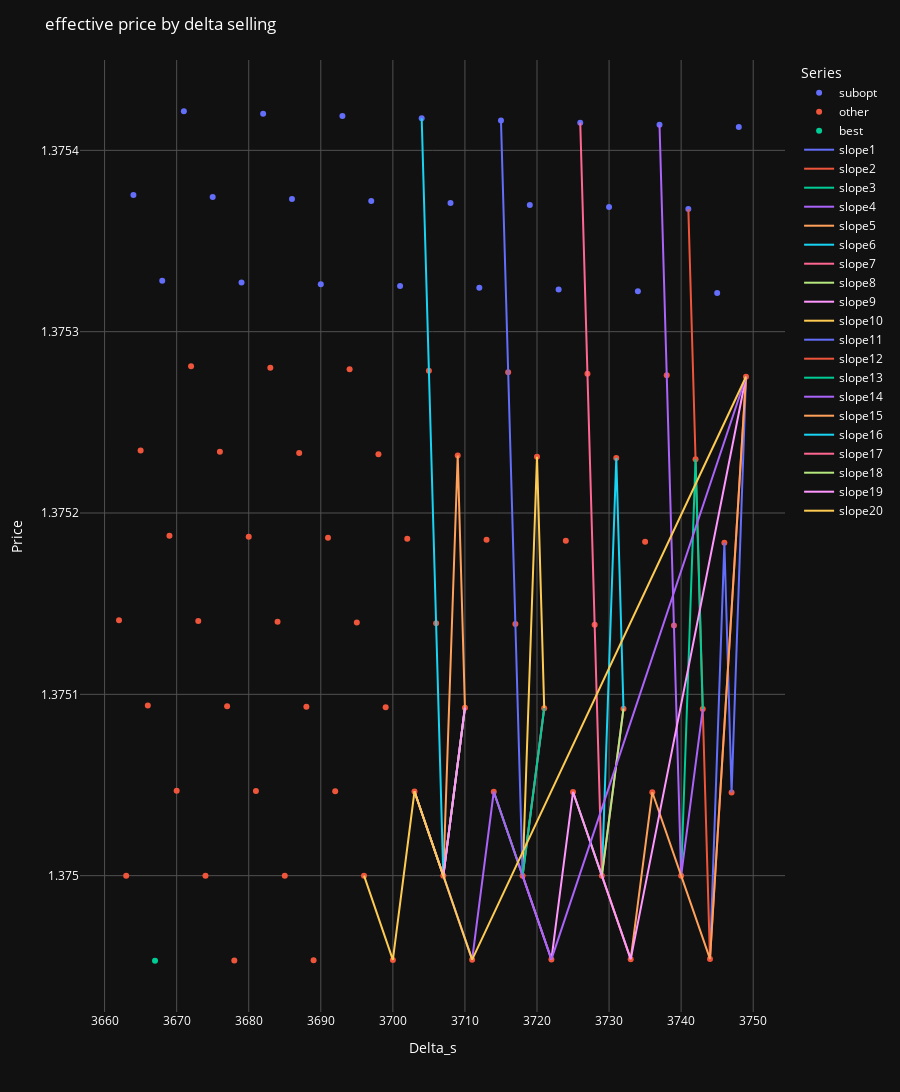

Notebook cell for this chart:
### Code cell
# Convert your data lists to Pandas DataFrames for easier handling
df1 = pd.DataFrame(perfect, columns=['delta_b', 'delta_s', 'price'])
df2 = pd.DataFrame(best_imperfect, columns=['delta_b', 'delta_s', 'price'])
df3 = pd.DataFrame(other_imperfect, columns=['delta_b', 'delta_s', 'price'])
df4 = pd.DataFrame(delta_b_too_low, columns=['delta_b', 'delta_s', 'price'])
df5 = pd.DataFrame(suboptimal_delta_b, columns=['delta_b', 'delta_s', 'price'])
# df6 = pd.DataFrame(first_slope, columns=['delta_b', 'delta_s', 'price'])
# df7 = pd.DataFrame(second_slope, columns=['delta_b', 'delta_s', 'price'])
slopes_df = [pd.DataFrame(slope, columns=['delta_b', 'delta_s', 'price']) for slope in slopes]
for i in range(len(slopes_df)):
    slopes_df[i]['Series'] = 'slope' + str(i + 1)

# Combine the dataframes with an identifier column
df1['Series'] = 'Without'
df2['Series'] = 'best'
df3['Series'] = 'other'
# df4['Series'] = 'Delta_b too low'
df5['Series'] = 'subopt'
# df6['Series'] = '1st'
# df7['Series'] = '2nd'
# pd.concat([df5, df1, df3] + slopes_df + [df2])
combined_df = pd.concat([df5, df1, df3, df2]) 

# Add a new column for point size based on the series
# Assuming 'Series' is a column that identifies each series
# series_size_mapping = {series: i+1 for i, series in enumerate(combined_df['Series'].unique())}
# combined_df['point_size'] = combined_df['Series'].map(series_size_mapping)

# Sort the DataFrame in reverse order of point size
# combined_df = combined_df.sort_values(by='point_size', ascending=False)

# Create an interactive scatter plot
fig = px.scatter(combined_df, x='delta_s', y='price', color='Series', #size='point_size',
                 hover_data=['delta_b', 'delta_s', 'price'])

# Add lines for specified series
# for series in slopes_df:
#     fig.add_trace(px.line(series, x='delta_s', y='price', color='Series').data[0])

# Concatenate all DataFrames in slopes_df
all_slopes_df = pd.concat(slopes_df)
# Create a line plot for all slopes
line_fig = px.line(all_slopes_df, x='delta_s', y='price', color='Series')

# Add each line trace individually
for trace in line_fig.data:
    fig.add_trace(trace)

# Update marker properties to have darker outlines
# fig.update_traces(marker=dict(line=dict(width=1, color='rgba(40,40,40,1)')))  # Adjust the color as needed

# Update marker properties to remove outlines or match the fill color
fig.update_traces(marker=dict(line=dict(width=0)))  # Removes the outline

# Alternatively, to set the outline to the same color as the fill:
# fig.update_traces(marker=dict(line=dict(width=1, color='SAME_COLOR')))


# Update the layout for dark mode
fig.update_layout(
    title='Scatter Plot in Dark Mode',
    plot_bgcolor='rgb(17,17,17)',  # Dark plot background
    paper_bgcolor='rgb(17,17,17)',  # Dark paper background
    font_color='white',  # White text for better contrast
    xaxis=dict(
        gridcolor='rgb(80,80,80)',  # Darker gridlines
    ),
    yaxis=dict(
        gridcolor='rgb(80,80,80)',  # Darker gridlines
    )
)

# Add plot titles and labels
fig.update_layout(title='effective price by delta selling',
                  xaxis_title='Delta_s',
                  yaxis_title='Price',
                  # showlegend=False,
                  height=1600)
                  

# fig.update_yaxes(range=[combined_df['price'].min(), combined_df['price'].max()])  # Adjust the range as needed

# # Sort the DataFrame by 'ratio' in descending order
# sorted_df = combined_df.sort_values(by='price', ascending=False)

# # Adding a line that connects the dots in decreasing order of their y-value
# fig.add_trace(px.line(sorted_df, x='delta_b', y='price').data[0])

# # Find the five lowest unique y-values (ratios)
# lowest_ratios = combined_df['price'].unique()
# lowest_ratios.sort()

# # Group by 'ratio' and draw lines for each of the five lowest ratios
# for price in lowest_ratios[:20]:
#     group = combined_df[combined_df['price'] == price]
#     # Sort each group by 'delta_b' to make line connections logical
#     sorted_group = group.sort_values(by='delta_b')
#     fig.add_trace(px.line(sorted_group, x='delta_b', y='price').data[0])

# # Adjusting the plot size and layout
# fig.update_layout(title='Scatter Plot with Lines for Lowest Y-values',
#                   xaxis_title='Delta_b',
#                   yaxis_title='Price',
#                   height=800)

# Show the plot
fig.show()

### Figure 1 — Plotly figure (JSON) as saved in the notebook; plotly's stock layout.template omitted (floating-point values rounded to 4 significant figures)
{"data": [{"customdata": [[2664], [2667], [2669], [2672], [2675], [2677], [2680], [2683], [2685], [2688], [2691], [2693], [2696], [2699], [2701], [2704], [2707], [2709], [2712], [2715], [2717], [2720], [2723], [2725]], "hovertemplate": "Series=subopt<br>delta_s=%{x}<br>price=%{y}<br>delta_b=%{customdata[0]}<extra></extra>", "legendgroup": "subopt", "marker": {"color": "#636efa", "line": {"width": 0}, "symbol": "circle"}, "mode": "markers", "name": "subopt", "orientation": "v", "showlegend": true, "type": "scatter", "x": [3664, 3668, 3671, 3675, 3679, 3682, 3686, 3690, 3693, 3697, 3701, 3704, 3708, 3712, 3715, 3719, 3723, 3726, 3730, 3734, 3737, 3741, 3745, 3748], "xaxis": "x", "y": [1.375, 1.375, 1.375, 1.375, 1.375, 1.375, 1.375, 1.375, 1.375, 1.375, 1.375, 1.375, 1.375, 1.375, 1.375, 1.375, 1.375, 1.375, 1.375, 1.375, 1.375, 1.375, 1.375, 1.375], "yaxis": "y"}, {"customdata": [[2663], [2665], [2666], [2664], [2668], [2669], [2670], [2671], [2672], [2673], [2674], [2675], [2676], [2677], [2678], [2679], [2680], [2681], [2682], [2683], [2684], [2685], [2686], [2687], [2688], [2689], [2690], [2691], [2692], [2693], [2694], [2695], [2696], [2697], [2698], [2699], [2700], [2701], [2702], [2703], [2704], [2705], [2706], [2707], [2708], [2709], [2710], [2711], [2712], [2713], [2714], [2715], [2716], [2717], [2718], [2719], [2720], [2721], [2722], [2723], [2724], [2725], [2726]], "hovertemplate": "Series=other<br>delta_s=%{x}<br>price=%{y}<br>delta_b=%{customdata[0]}<extra></extra>", "legendgroup": "other", "marker": {"color": "#EF553B", "line": {"width": 0}, "symbol": "circle"}, "mode": "markers", "name": "other", "orientation": "v", "showlegend": true, "type": "scatter", "x": [3662, 3665, 3666, 3663, 3669, 3670, 3672, 3673, 3674, 3676, 3677, 3678, 3680, 3681, 3683, 3684, 3685, 3687, 3688, 3689, 3691, 3692, 3694, 3695, 3696, 3698, 3699, 3700, 3702, 3703, 3705, 3706, 3707, 3709, 3710, 3711, 3713, 3714, 3716, 3717, 3718, 3720, 3721, 3722, 3724, 3725, 3727, 3728, 3729, 3731, 3732, 3733, 3735, 3736, 3738, 3739, 3740, 3742, 3743, 3744, 3746, 3747, 3749], "xaxis": "x", "y": [1.375, 1.375, 1.375, 1.375, 1.375, 1.375, 1.375, 1.375, 1.375, 1.375, 1.375, 1.375, 1.375, 1.375, 1.375, 1.375, 1.375, 1.375, 1.375, 1.375, 1.375, 1.375, 1.375, 1.375, 1.375, 1.375, 1.375, 1.375, 1.375, 1.375, 1.375, 1.375, 1.375, 1.375, 1.375, 1.375, 1.375, 1.375, 1.375, 1.375, 1.375, 1.375, 1.375, 1.375, 1.375, 1.375, 1.375, 1.375, 1.375, 1.375, 1.375, 1.375, 1.375, 1.375, 1.375, 1.375, 1.375, 1.375, 1.375, 1.375, 1.375, 1.375, 1.375], "yaxis": "y"}, {"customdata": [[2667]], "hovertemplate": "Series=best<br>delta_s=%{x}<br>price=%{y}<br>delta_b=%{customdata[0]}<extra></extra>", "legendgroup": "best", "marker": {"color": "#00cc96", "line": {"width": 0}, "symbol": "circle"}, "mode": "markers", "name": "best", "orientation": "v", "showlegend": true, "type": "scatter", "x": [3667], "xaxis": "x", "y": [1.375], "yaxis": "y"}, {"hovertemplate": "Series=slope1<br>delta_s=%{x}<br>price=%{y}<extra></extra>", "legendgroup": "slope1", "line": {"color": "#636efa", "dash": "solid"}, "marker": {"line": {"width": 0}, "symbol": "circle"}, "mode": "lines", "name": "slope1", "orientation": "v", "showlegend": true, "type": "scatter", "x": [3749, 3749, 3747, 3746, 3744], "xaxis": "x", "y": [1.375, 1.375, 1.375, 1.375, 1.375], "yaxis": "y"}, {"hovertemplate": "Series=slope2<br>delta_s=%{x}<br>price=%{y}<extra></extra>", "legendgroup": "slope2", "line": {"color": "#EF553B", "dash": "solid"}, "marker": {"line": {"width": 0}, "symbol": "circle"}, "mode": "lines", "name": "slope2", "orientation": "v", "showlegend": true, "type": "scatter", "x": [3749, 3744, 3741], "xaxis": "x", "y": [1.375, 1.375, 1.375], "yaxis": "y"}, {"hovertemplate": "Series=slope3<br>delta_s=%{x}<br>price=%{y}<extra></extra>", "legendgroup": "slope3", "line": {"color": "#00cc96", "dash": "solid"}, "marker": {"line": {"width": 0}, "symbol": "circle"}, "mode": "lines", "name": "slope3", "orientation": "v", "showlegend": true, "type": "scatter", "x": [3743, 3743, 3742, 3740], "xaxis": "x", "y": [1.375, 1.375, 1.375, 1.375], "yaxis": "y"}, {"hovertemplate": "Series=slope4<br>delta_s=%{x}<br>price=%{y}<extra></extra>", "legendgroup": "slope4", "line": {"color": "#ab63fa", "dash": "solid"}, "marker": {"line": {"width": 0}, "symbol": "circle"}, "mode": "lines", "name": "slope4", "orientation": "v", "showlegend": true, "type": "scatter", "x": [3743, 3740, 3737], "xaxis": "x", "y": [1.375, 1.375, 1.375], "yaxis": "y"}, {"hovertemplate": "Series=slope5<br>delta_s=%{x}<br>price=%{y}<extra></extra>", "legendgroup": "slope5", "line": {"color": "#FFA15A", "dash": "solid"}, "marker": {"line": {"width": 0}, "symbol": "circle"}, "mode": "lines", "name": "slope5", "orientation": "v", "showlegend": true, "type": "scatter", "x": [3749, 3744, 3740, 3736, 3733, 3729], "xaxis": "x", "y": [1.375, 1.375, 1.375, 1.375, 1.375, 1.375], "yaxis": "y"}, {"hovertemplate": "Series=slope6<br>delta_s=%{x}<br>price=%{y}<extra></extra>", "legendgroup": "slope6", "line": {"color": "#19d3f3", "dash": "solid"}, "marker": {"line": {"width": 0}, "symbol": "circle"}, "mode": "lines", "name": "slope6", "orientation": "v", "showlegend": true, "type": "scatter", "x": [3732, 3732, 3731, 3729], "xaxis": "x", "y": [1.375, 1.375, 1.375, 1.375], "yaxis": "y"}, {"hovertemplate": "Series=slope7<br>delta_s=%{x}<br>price=%{y}<extra></extra>", "legendgroup": "slope7", "line": {"color": "#FF6692", "dash": "solid"}, "marker": {"line": {"width": 0}, "symbol": "circle"}, "mode": "lines", "name": "slope7", "orientation": "v", "showlegend": true, "type": "scatter", "x": [3732, 3729, 3726], "xaxis": "x", "y": [1.375, 1.375, 1.375], "yaxis": "y"}, {"hovertemplate": "Series=slope8<br>delta_s=%{x}<br>price=%{y}<extra></extra>", "legendgroup": "slope8", "line": {"color": "#B6E880", "dash": "solid"}, "marker": {"line": {"width": 0}, "symbol": "circle"}, "mode": "lines", "name": "slope8", "orientation": "v", "showlegend": true, "type": "scatter", "x": [3732, 3729, 3725], "xaxis": "x", "y": [1.375, 1.375, 1.375], "yaxis": "y"}, {"hovertemplate": "Series=slope9<br>delta_s=%{x}<br>price=%{y}<extra></extra>", "legendgroup": "slope9", "line": {"color": "#FF97FF", "dash": "solid"}, "marker": {"line": {"width": 0}, "symbol": "circle"}, "mode": "lines", "name": "slope9", "orientation": "v", "showlegend": true, "type": "scatter", "x": [3749, 3733, 3729, 3725, 3722, 3718], "xaxis": "x", "y": [1.375, 1.375, 1.375, 1.375, 1.375, 1.375], "yaxis": "y"}, {"hovertemplate": "Series=slope10<br>delta_s=%{x}<br>price=%{y}<extra></extra>", "legendgroup": "slope10", "line": {"color": "#FECB52", "dash": "solid"}, "marker": {"line": {"width": 0}, "symbol": "circle"}, "mode": "lines", "name": "slope10", "orientation": "v", "showlegend": true, "type": "scatter", "x": [3721, 3721, 3720, 3718], "xaxis": "x", "y": [1.375, 1.375, 1.375, 1.375], "yaxis": "y"}, {"hovertemplate": "Series=slope11<br>delta_s=%{x}<br>price=%{y}<extra></extra>", "legendgroup": "slope11", "line": {"color": "#636efa", "dash": "solid"}, "marker": {"line": {"width": 0}, "symbol": "circle"}, "mode": "lines", "name": "slope11", "orientation": "v", "showlegend": true, "type": "scatter", "x": [3721, 3718, 3715], "xaxis": "x", "y": [1.375, 1.375, 1.375], "yaxis": "y"}, {"hovertemplate": "Series=slope12<br>delta_s=%{x}<br>price=%{y}<extra></extra>", "legendgroup": "slope12", "line": {"color": "#EF553B", "dash": "solid"}, "marker": {"line": {"width": 0}, "symbol": "circle"}, "mode": "lines", "name": "slope12", "orientation": "v", "showlegend": true, "type": "scatter", "x": [3721, 3718, 3714], "xaxis": "x", "y": [1.375, 1.375, 1.375], "yaxis": "y"}, {"hovertemplate": "Series=slope13<br>delta_s=%{x}<br>price=%{y}<extra></extra>", "legendgroup": "slope13", "line": {"color": "#00cc96", "dash": "solid"}, "marker": {"line": {"width": 0}, "symbol": "circle"}, "mode": "lines", "name": "slope13", "orientation": "v", "showlegend": true, "type": "scatter", "x": [3721, 3718, 3714], "xaxis": "x", "y": [1.375, 1.375, 1.375], "yaxis": "y"}, {"hovertemplate": "Series=slope14<br>delta_s=%{x}<br>price=%{y}<extra></extra>", "legendgroup": "slope14", "line": {"color": "#ab63fa", "dash": "solid"}, "marker": {"line": {"width": 0}, "symbol": "circle"}, "mode": "lines", "name": "slope14", "orientation": "v", "showlegend": true, "type": "scatter", "x": [3749, 3722, 3718, 3714, 3711, 3707], "xaxis": "x", "y": [1.375, 1.375, 1.375, 1.375, 1.375, 1.375], "yaxis": "y"}, {"hovertemplate": "Series=slope15<br>delta_s=%{x}<br>price=%{y}<extra></extra>", "legendgroup": "slope15", "line": {"color": "#FFA15A", "dash": "solid"}, "marker": {"line": {"width": 0}, "symbol": "circle"}, "mode": "lines", "name": "slope15", "orientation": "v", "showlegend": true, "type": "scatter", "x": [3710, 3710, 3709, 3707], "xaxis": "x", "y": [1.375, 1.375, 1.375, 1.375], "yaxis": "y"}, {"hovertemplate": "Series=slope16<br>delta_s=%{x}<br>price=%{y}<extra></extra>", "legendgroup": "slope16", "line": {"color": "#19d3f3", "dash": "solid"}, "marker": {"line": {"width": 0}, "symbol": "circle"}, "mode": "lines", "name": "slope16", "orientation": "v", "showlegend": true, "type": "scatter", "x": [3710, 3707, 3704], "xaxis": "x", "y": [1.375, 1.375, 1.375], "yaxis": "y"}, {"hovertemplate": "Series=slope17<br>delta_s=%{x}<br>price=%{y}<extra></extra>", "legendgroup": "slope17", "line": {"color": "#FF6692", "dash": "solid"}, "marker": {"line": {"width": 0}, "symbol": "circle"}, "mode": "lines", "name": "slope17", "orientation": "v", "showlegend": true, "type": "scatter", "x": [3710, 3707, 3703], "xaxis": "x", "y": [1.375, 1.375, 1.375], "yaxis": "y"}, {"hovertemplate": "Series=slope18<br>delta_s=%{x}<br>price=%{y}<extra></extra>", "legendgroup": "slope18", "line": {"color": "#B6E880", "dash": "solid"}, "marker": {"line": {"width": 0}, "symbol": "circle"}, "mode": "lines", "name": "slope18", "orientation": "v", "showlegend": true, "type": "scatter", "x": [3710, 3707, 3703], "xaxis": "x", "y": [1.375, 1.375, 1.375], "yaxis": "y"}, {"hovertemplate": "Series=slope19<br>delta_s=%{x}<br>price=%{y}<extra></extra>", "legendgroup": "slope19", "line": {"color": "#FF97FF", "dash": "solid"}, "marker": {"line": {"width": 0}, "symbol": "circle"}, "mode": "lines", "name": "slope19", "orientation": "v", "showlegend": true, "type": "scatter", "x": [3710, 3707, 3703], "xaxis": "x", "y": [1.375, 1.375, 1.375], "yaxis": "y"}, {"hovertemplate": "Series=slope20<br>delta_s=%{x}<br>price=%{y}<extra></extra>", "legendgroup": "slope20", "line": {"color": "#FECB52", "dash": "solid"}, "marker": {"line": {"width": 0}, "symbol": "circle"}, "mode": "lines", "name": "slope20", "orientation": "v", "showlegend": true, "type": "scatter", "x": [3749, 3711, 3707, 3703, 3700, 3696], "xaxis": "x", "y": [1.375, 1.375, 1.375, 1.375, 1.375, 1.375], "yaxis": "y"}], "layout": {"font": {"color": "white"}, "height": 1600, "legend": {"title": {"text": "Series"}, "tracegroupgap": 0}, "margin": {"t": 60}, "paper_bgcolor": "rgb(17,17,17)", "plot_bgcolor": "rgb(17,17,17)", "title": {"text": "effective price by delta selling"}, "xaxis": {"anchor": "y", "domain": [0, 1], "gridcolor": "rgb(80,80,80)", "title": {"text": "Delta_s"}}, "yaxis": {"anchor": "x", "domain": [0, 1], "gridcolor": "rgb(80,80,80)", "title": {"text": "Price"}}}}
